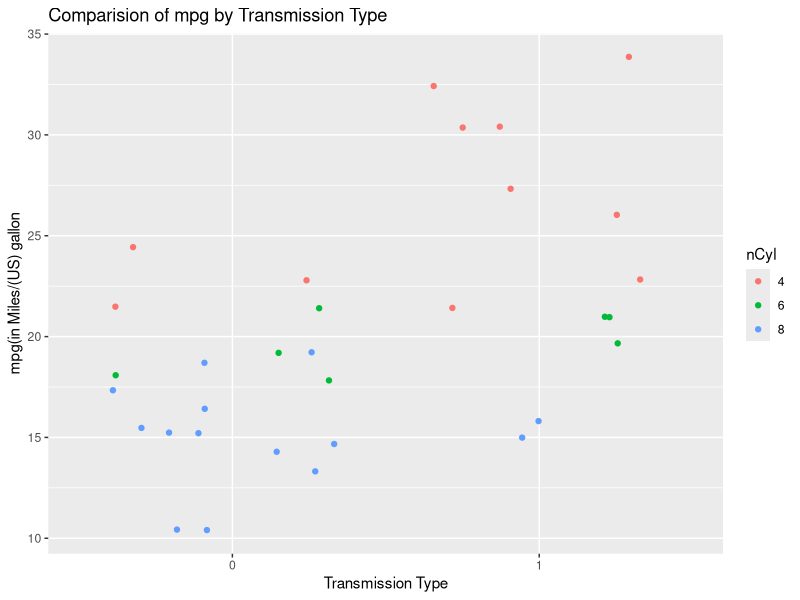
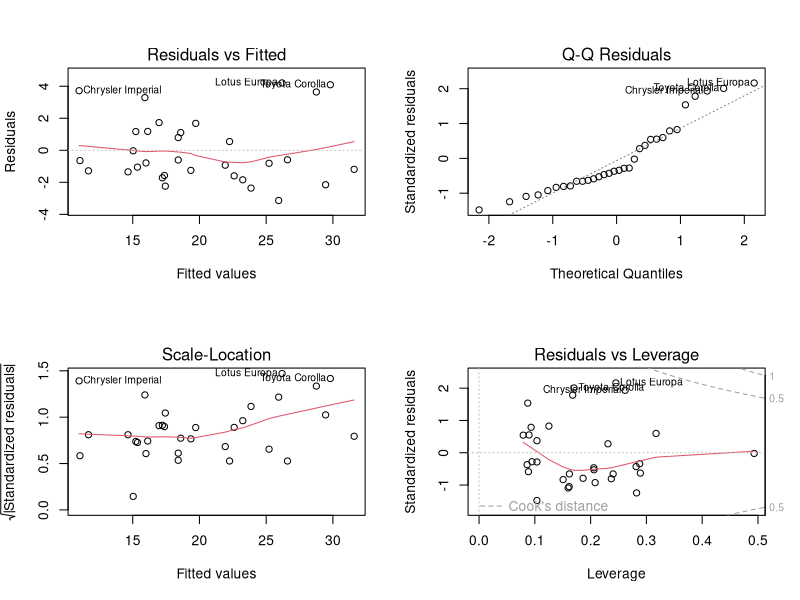

These figures' R source, in order:
## ---- chunk 1
data(mtcars)
library(ggplot2)
## ---- chunk 2
dim(mtcars)
str(mtcars)
## ---- chunk 3
nCyl <- factor(mtcars$cyl)
ggplot(data=mtcars, aes(x=factor(am), y=mpg,color=nCyl)) + geom_point(position="jitter") + 
    ggtitle("Comparision of mpg by Transmission Type") + xlab("Transmission Type") +  ylab("mpg(in Miles/(US) gallon")
## ---- chunk 4
auto <- mean(mtcars[,"mpg"][mtcars[,"am"] == 0 & mtcars[,"cyl"] == 4])
auto <- c(auto, mean(mtcars[,"mpg"][mtcars[,"am"] == 0 & mtcars[,"cyl"] == 6]))
auto <- c(auto, mean(mtcars[,"mpg"][mtcars[,"am"] == 0 & mtcars[,"cyl"] == 8]))
manual <- mean(mtcars[,"mpg"][mtcars[,"am"] == 1 & mtcars[,"cyl"] == 4])
manual <- c(manual, mean(mtcars[,"mpg"][mtcars[,"am"] == 1 & mtcars[,"cyl"] == 6]))
manual <- c(manual, mean(mtcars[,"mpg"][mtcars[,"am"] == 1 & mtcars[,"cyl"] == 8]))
## ---- chunk 5
data.frame(auto=auto, manual=manual,diff=auto-manual,row.names=c("4","6","8"))
## ---- chunk 6
fit <- lm(mpg ~ factor(am),data=mtcars)
fit2 <- lm(mpg ~ factor(am) + cyl, data=mtcars)
fit3 <- lm(mpg ~ factor(am) + cyl * hp, data=mtcars)
fit4 <- lm(mpg ~ factor(am) + cyl * hp + wt, data=mtcars)
anova(fit, fit2, fit3, fit4)
## ---- chunk 7
par(mfrow=c(2,2))
plot(fit4)
## ---- chunk 8
round(summary(fit4)$coef[,1],3)
